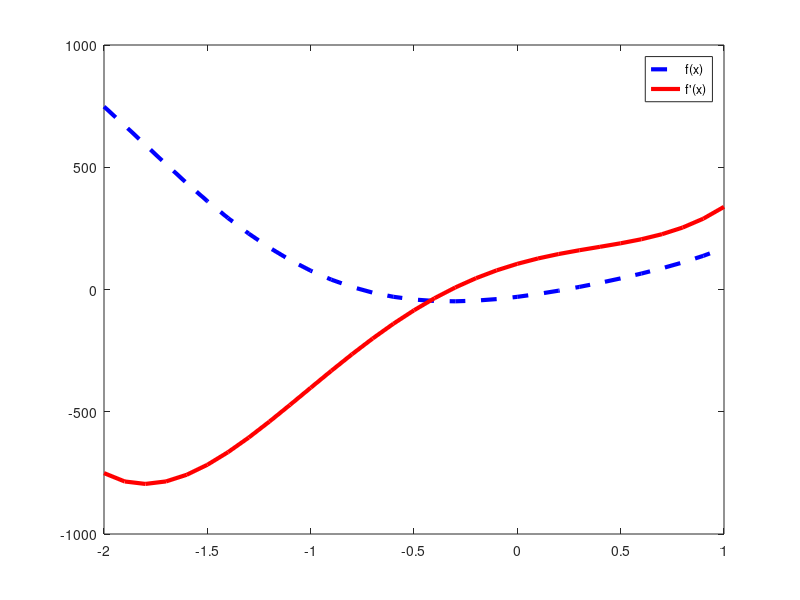

Recreate this plot in MATLAB.
%Exe1:带有多项式乘法的导数
clc, clear, close all
p1 = [5 -7 5 10];
p2 = [4 12 -3];
p = conv(p1, p2);
x = -2:.1:1;
f = polyval(p, x);
f_der = polyval(polyder(p), x);
plot(x, f, 'b--','LineWidth', 3)
hold on
plot(x, f_der, 'r', 'LineWidth', 3)
legend({'f(x)', 'f''(x)'})